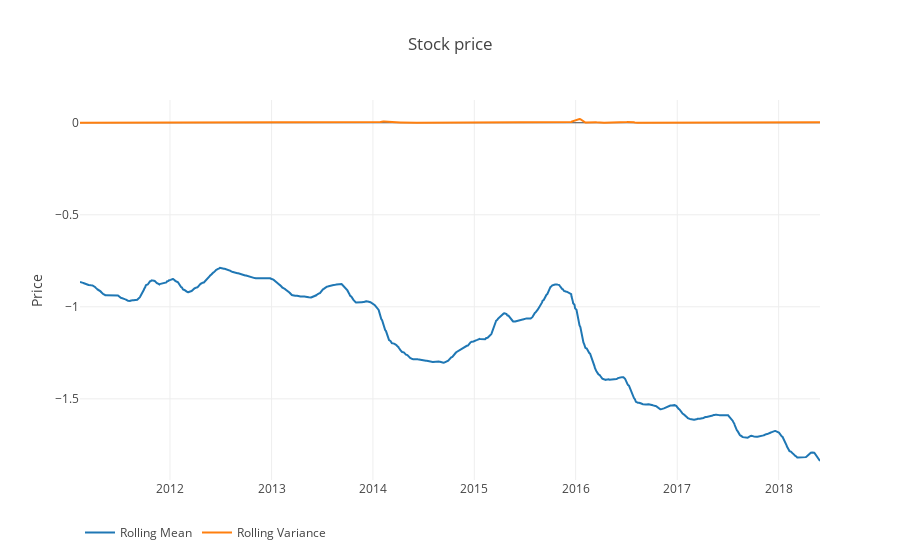

The notebook cell this image was saved under:
### Code cell
ts = df_log['Close']

rolling_stats = da.roll_stats(ts=ts, window=30)
da.plotscatter(rolling_stats)
da.tsplot(ts, lags=30)

### Figure 1 — Plotly figure (JSON) as saved in the notebook; plotly's stock layout.template omitted (floating-point values rounded to 4 significant figures; data arrays with more than 128 entries replaced by an {"elided": "..."} marker saying what was removed)
{"data": [{"name": "Rolling Mean", "type": "scatter", "x": {"elided": "1737 str values"}, "y": {"elided": "1737 float values"}}, {"name": "Rolling Variance", "type": "scatter", "x": {"elided": "1737 str values"}, "y": {"elided": "1737 float values"}}], "layout": {"legend": {"orientation": "h"}, "title": "Stock price", "yaxis": {"title": "Price"}}}
